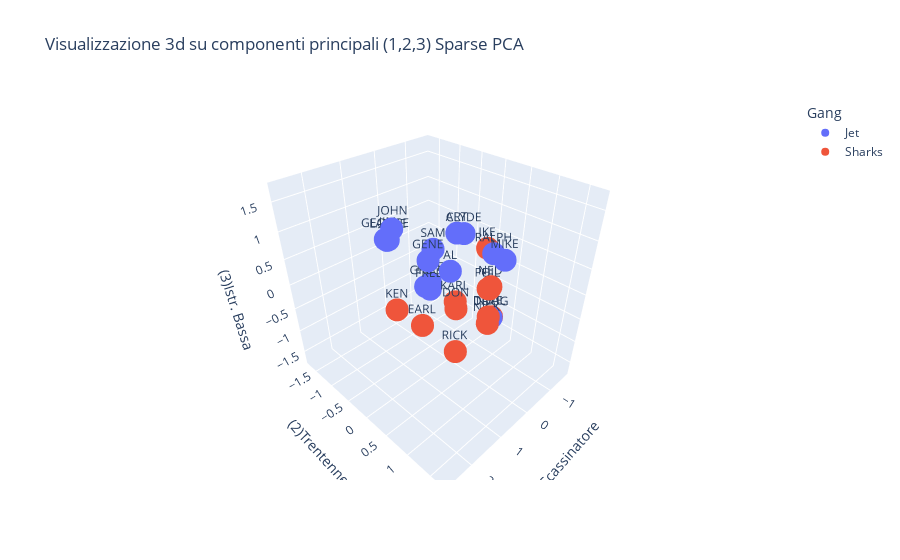

Write notebook code for a chart like this one.
### Code cell
title = "Visualizzazione 3d su componenti principali (1,2,3) Sparse PCA"
fig = px.scatter_3d(df_spca_noise.reset_index(),x=cod_componenti[0],y=cod_componenti[1],z=cod_componenti[2],text="Name"
                  ,range_x=(-1.8,2.8),range_y=(-1.8,1.8),range_z = (-1.8,1.8), color="Gang", title = title)
fig.update_traces(textposition='top center')
fig.write_html(title+".html")
fig.show()

### Figure 1 — Plotly figure (JSON) as saved in the notebook; plotly's stock layout.template omitted (floating-point values rounded to 4 significant figures)
{"data": [{"hovertemplate": "Gang=Jet<br>(1)Scassinatore=%{x}<br>(2)Trentenne=%{y}<br>(3)Istr. Bassa=%{z}<br>Name=%{text}<extra></extra>", "legendgroup": "Jet", "marker": {"color": "#636efa", "symbol": "circle"}, "mode": "markers+text", "name": "Jet", "scene": "scene", "showlegend": true, "text": ["ART", "AL", "SAM", "CLYDE", "MIKE", "JIM", "GREG", "JOHN", "DOUG", "LANCE", "GEORGE", "PETE", "FRED", "GENE", "RALPH"], "textposition": "top center", "type": "scatter3d", "x": [-0.353, 0.8827, -0.473, -0.4912, -0.4823, 0.8809, -0.3365, 0.8111, -0.4675, 0.9224, 0.8905, -0.5468, -0.3624, -0.2445, -0.3759], "y": [-0.1137, 0.5577, -0.7496, -0.04415, 0.8136, -0.852, -0.8549, -0.7735, 0.6547, -0.781, -0.8836, -0.8709, -0.7511, -0.7151, 0.6451], "z": [0.7887, 0.7546, 0.1838, 0.7696, 0.6363, 0.7002, -0.6411, 0.9211, -0.5871, 0.7477, 0.7102, -0.6417, -0.6601, 0.02866, 0.714]}, {"hovertemplate": "Gang=Sharks<br>(1)Scassinatore=%{x}<br>(2)Trentenne=%{y}<br>(3)Istr. Bassa=%{z}<br>Name=%{text}<extra></extra>", "legendgroup": "Sharks", "marker": {"color": "#EF553B", "symbol": "circle"}, "mode": "markers+text", "name": "Sharks", "scene": "scene", "showlegend": true, "text": ["PHIL", "IKE", "NICK", "DON", "NED", "KARL", "KEN", "EARL", "RICK", "OL", "NEAL", "DAVE"], "textposition": "top center", "type": "scatter3d", "x": [-0.3515, -0.4819, -0.3183, 0.7864, -0.4096, -0.4556, 0.7626, 0.7503, 0.8477, -0.382, -0.5867, -0.3907], "y": [0.6047, 0.4628, 0.6633, 0.6282, 0.6256, -0.1685, -0.8041, -0.151, 0.683, 0.6175, 0.6014, 0.6335], "z": [0.03475, 0.7042, -0.6511, 0.07096, 0.06758, -0.682, -0.7531, -0.7381, -0.752, 0.02863, -0.6477, -0.5524]}], "layout": {"legend": {"title": {"text": "Gang"}, "tracegroupgap": 0}, "scene": {"domain": {"x": [0, 1], "y": [0, 1]}, "xaxis": {"range": [-1.8, 2.8], "title": {"text": "(1)Scassinatore"}}, "yaxis": {"range": [-1.8, 1.8], "title": {"text": "(2)Trentenne"}}, "zaxis": {"range": [-1.8, 1.8], "title": {"text": "(3)Istr. Bassa"}}}, "title": {"text": "Visualizzazione 3d su componenti principali (1,2,3) Sparse PCA"}}}
